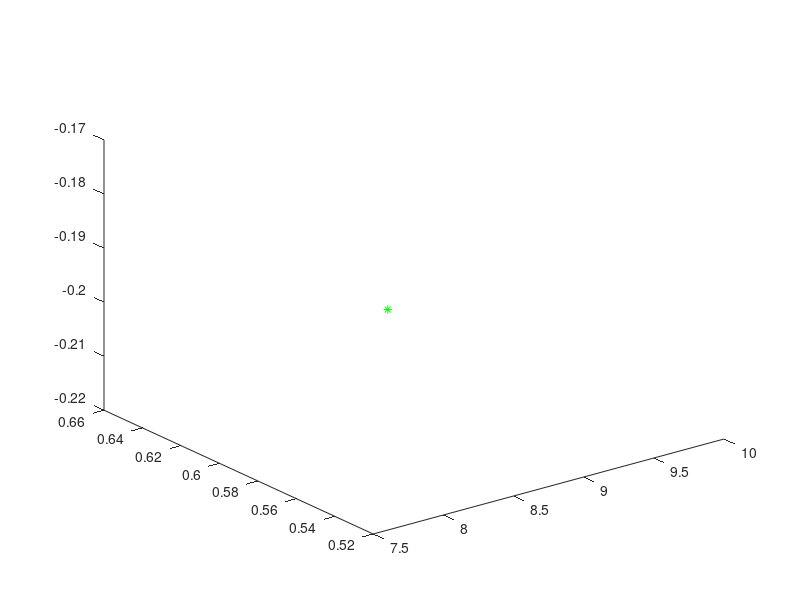

This figure's MATLAB source:
%Declaramos matriz Tp con los valores del punto p(4.8, 6.3, -9.2) 
Tp = [1,0,0,4.8;...
    0,1,0,6.3;...
    0,0,1,-9.2;...
    0,0,0,1]

% Declaramos el vector ruvw(3.9, -5.7, 9)
Ruvw = [3.9; -5.7; 9; 1]

%Multipicamos Tp * Rxyz Para obtener la resultante
res = Tp * Ruvw

%Obtenermos los valores a graficar de la resultante
R1 = res(1,1)
R2 = res(2,1)
R3 = res(3,1)

%graficamos 
plot3(R1,R2,R3, "g*")